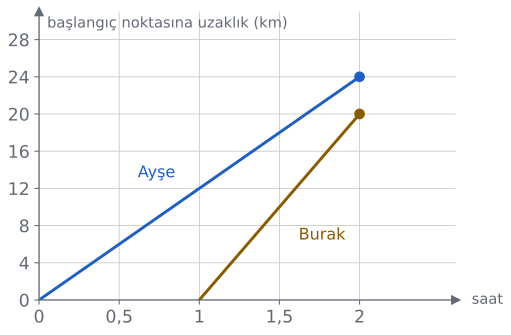

Here is the Python script that generated this plot:
import sys; sys.path.insert(0, "tools")
from cizim import *

# Ayşe t = 0'da 12 km/sa ile çıkar: konum 12t. Burak t = 1'de aynı yerden 20 km/sa ile çıkar: konum 20(t - 1).
# Grafik yalnızca ilk 2 saati gösterir. 12t = 20(t - 1) -> t = 2,5; Burak yola çıktıktan 1,5 saat sonra yetişir.
fig, ax = sekil(5.6, 3.9)
eksenler(ax, x=(0, 2.6), y=(0, 30), izgara=False)
for t in list(ax.texts): t.remove()
ax.set_xticks([0, 0.5, 1, 1.5, 2]); ax.set_xticklabels(["0", "0,5", "1", "1,5", "2"])
ax.set_yticks([0, 4, 8, 12, 16, 20, 24, 28])
for y in range(4, 29, 4): ax.axhline(y, color=CIZGI, lw=0.6, zorder=0)
for x in (0.5, 1, 1.5, 2): ax.axvline(x, color=CIZGI, lw=0.6, zorder=0)
ax.plot([0, 2], [0, 24], color=MAVI)
ax.plot([1, 2], [0, 20], color=SARI)
nokta(ax, 2, 24, renk=MAVI); nokta(ax, 2, 20, renk=SARI)
ax.text(0.85, 13.2, "Ayşe", color=MAVI, fontsize=12, ha="right")
ax.text(1.62, 6.5, "Burak", color=SARI, fontsize=12)
ax.text(2.7, 0, "saat", fontsize=11, color=SOLUK, va="center")
ax.text(0.05, 29.3, "başlangıç noktasına uzaklık (km)", fontsize=11, color=SOLUK)
ax.set_ylim(0, 31)
kaydet(fig, __file__)
